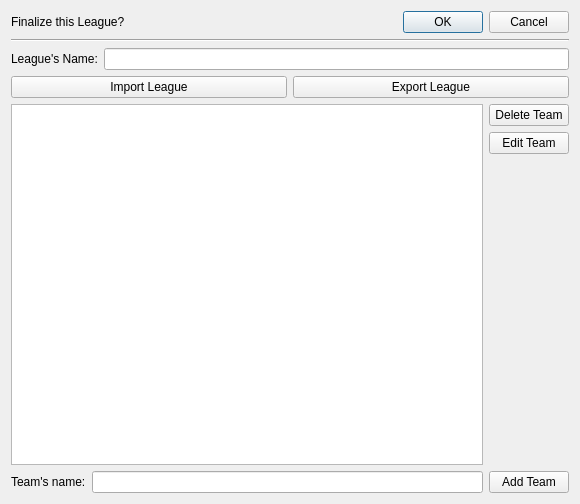
<?xml version="1.0" encoding="UTF-8"?>
<ui version="4.0">
 <class>league_editor_dialog</class>
 <widget class="QDialog" name="league_editor_dialog">
  <property name="geometry">
   <rect>
    <x>0</x>
    <y>0</y>
    <width>580</width>
    <height>504</height>
   </rect>
  </property>
  <property name="windowTitle">
   <string>League Editor</string>
  </property>
  <layout class="QVBoxLayout" name="verticalLayout_2">
   <item>
    <layout class="QHBoxLayout" name="horizontalLayout">
     <item>
      <widget class="QLabel" name="league_label">
       <property name="text">
        <string>Finalize this League?</string>
       </property>
      </widget>
     </item>
     <item>
      <widget class="QDialogButtonBox" name="buttonBox">
       <property name="orientation">
        <enum>Qt::Horizontal</enum>
       </property>
       <property name="standardButtons">
        <set>QDialogButtonBox::Cancel|QDialogButtonBox::Ok</set>
       </property>
      </widget>
     </item>
    </layout>
   </item>
   <item>
    <widget class="Line" name="line">
     <property name="orientation">
      <enum>Qt::Horizontal</enum>
     </property>
    </widget>
   </item>
   <item>
    <layout class="QHBoxLayout" name="horizontalLayout_3">
     <item>
      <widget class="QLabel" name="league_name_label">
       <property name="text">
        <string>League's Name:</string>
       </property>
      </widget>
     </item>
     <item>
      <widget class="QLineEdit" name="league_name_line_edit"/>
     </item>
    </layout>
   </item>
   <item>
    <layout class="QHBoxLayout" name="horizontalLayout_5">
     <item>
      <widget class="QPushButton" name="import_button">
       <property name="text">
        <string>Import League</string>
       </property>
      </widget>
     </item>
     <item>
      <widget class="QPushButton" name="export_button">
       <property name="text">
        <string>Export League</string>
       </property>
      </widget>
     </item>
    </layout>
   </item>
   <item>
    <layout class="QHBoxLayout" name="horizontalLayout_4">
     <item>
      <widget class="QListWidget" name="league_editor_list_widget"/>
     </item>
     <item>
      <layout class="QVBoxLayout" name="verticalLayout">
       <item>
        <widget class="QPushButton" name="delete_team_button">
         <property name="text">
          <string>Delete Team</string>
         </property>
        </widget>
       </item>
       <item>
        <widget class="QPushButton" name="edit_team_button">
         <property name="text">
          <string>Edit Team</string>
         </property>
        </widget>
       </item>
       <item>
        <spacer name="verticalSpacer">
         <property name="orientation">
          <enum>Qt::Vertical</enum>
         </property>
         <property name="sizeHint" stdset="0">
          <size>
           <width>20</width>
           <height>40</height>
          </size>
         </property>
        </spacer>
       </item>
      </layout>
     </item>
    </layout>
   </item>
   <item>
    <layout class="QHBoxLayout" name="horizontalLayout_2">
     <item>
      <widget class="QLabel" name="new_team_label">
       <property name="text">
        <string>Team's name:</string>
       </property>
      </widget>
     </item>
     <item>
      <widget class="QLineEdit" name="team_name_line_edit"/>
     </item>
     <item>
      <widget class="QPushButton" name="add_team_button">
       <property name="text">
        <string>Add Team</string>
       </property>
      </widget>
     </item>
    </layout>
   </item>
  </layout>
 </widget>
 <tabstops>
  <tabstop>league_name_line_edit</tabstop>
  <tabstop>team_name_line_edit</tabstop>
  <tabstop>add_team_button</tabstop>
  <tabstop>edit_team_button</tabstop>
  <tabstop>delete_team_button</tabstop>
  <tabstop>import_button</tabstop>
  <tabstop>export_button</tabstop>
  <tabstop>league_editor_list_widget</tabstop>
 </tabstops>
 <resources/>
 <connections>
  <connection>
   <sender>buttonBox</sender>
   <signal>accepted()</signal>
   <receiver>league_editor_dialog</receiver>
   <slot>accept()</slot>
   <hints>
    <hint type="sourcelabel">
     <x>248</x>
     <y>254</y>
    </hint>
    <hint type="destinationlabel">
     <x>157</x>
     <y>274</y>
    </hint>
   </hints>
  </connection>
  <connection>
   <sender>buttonBox</sender>
   <signal>rejected()</signal>
   <receiver>league_editor_dialog</receiver>
   <slot>reject()</slot>
   <hints>
    <hint type="sourcelabel">
     <x>316</x>
     <y>260</y>
    </hint>
    <hint type="destinationlabel">
     <x>286</x>
     <y>274</y>
    </hint>
   </hints>
  </connection>
 </connections>
</ui>
